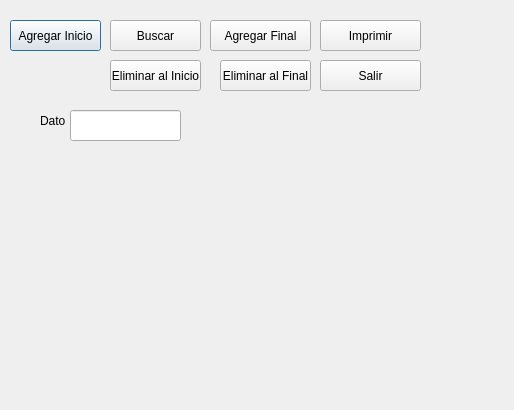
<?xml version="1.0" encoding="UTF-8"?>
<ui version="4.0">
 <class>Dialog</class>
 <widget class="QDialog" name="Dialog">
  <property name="geometry">
   <rect>
    <x>0</x>
    <y>0</y>
    <width>514</width>
    <height>410</height>
   </rect>
  </property>
  <property name="windowTitle">
   <string>Dialog</string>
  </property>
  <widget class="QPushButton" name="btn_agregar_inicio">
   <property name="geometry">
    <rect>
     <x>10</x>
     <y>20</y>
     <width>91</width>
     <height>31</height>
    </rect>
   </property>
   <property name="text">
    <string>Agregar Inicio</string>
   </property>
  </widget>
  <widget class="QPushButton" name="btn_agregar_final">
   <property name="geometry">
    <rect>
     <x>210</x>
     <y>20</y>
     <width>101</width>
     <height>31</height>
    </rect>
   </property>
   <property name="text">
    <string>Agregar Final</string>
   </property>
  </widget>
  <widget class="QPushButton" name="btn_buscar">
   <property name="geometry">
    <rect>
     <x>110</x>
     <y>20</y>
     <width>91</width>
     <height>31</height>
    </rect>
   </property>
   <property name="text">
    <string>Buscar</string>
   </property>
  </widget>
  <widget class="QPushButton" name="btn_imprimir">
   <property name="geometry">
    <rect>
     <x>320</x>
     <y>20</y>
     <width>101</width>
     <height>31</height>
    </rect>
   </property>
   <property name="text">
    <string>Imprimir</string>
   </property>
  </widget>
  <widget class="QPushButton" name="btn_eliminar_inicio">
   <property name="geometry">
    <rect>
     <x>110</x>
     <y>60</y>
     <width>91</width>
     <height>31</height>
    </rect>
   </property>
   <property name="text">
    <string>Eliminar al Inicio</string>
   </property>
  </widget>
  <widget class="QPushButton" name="btn_eliminar_final">
   <property name="geometry">
    <rect>
     <x>220</x>
     <y>60</y>
     <width>91</width>
     <height>31</height>
    </rect>
   </property>
   <property name="text">
    <string>Eliminar al Final</string>
   </property>
  </widget>
  <widget class="QPushButton" name="btn_salir">
   <property name="geometry">
    <rect>
     <x>320</x>
     <y>60</y>
     <width>101</width>
     <height>31</height>
    </rect>
   </property>
   <property name="text">
    <string>Salir</string>
   </property>
  </widget>
  <widget class="QLabel" name="txt_resultado">
   <property name="geometry">
    <rect>
     <x>10</x>
     <y>180</y>
     <width>491</width>
     <height>201</height>
    </rect>
   </property>
   <property name="text">
    <string/>
   </property>
  </widget>
  <widget class="QLabel" name="label_2">
   <property name="geometry">
    <rect>
     <x>40</x>
     <y>110</y>
     <width>71</width>
     <height>21</height>
    </rect>
   </property>
   <property name="text">
    <string>Dato</string>
   </property>
  </widget>
  <widget class="QLineEdit" name="txt_dato">
   <property name="geometry">
    <rect>
     <x>70</x>
     <y>110</y>
     <width>111</width>
     <height>31</height>
    </rect>
   </property>
  </widget>
 </widget>
 <resources/>
 <connections/>
</ui>
